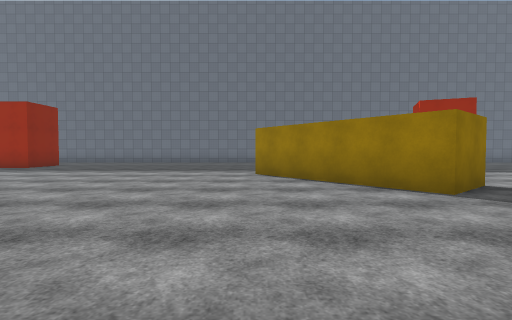
[1] (above)

24 first-person views from a walk through a 3-D level made in the Unity game engine. The camera is 1.3 m above the floor, tilts 2° down and sees 85° across. The floor is counted in squares, 2 m on a side. Each view is taken from the middle of a square. On the plan, view 1 faces up. The plan holds only what a view shows up to about 9 squares ahead; the rest is blank. The place goes on beyond the plan. The player is left out. Some animated figures are left out. Some surface patterns are stand-ins.

[2]
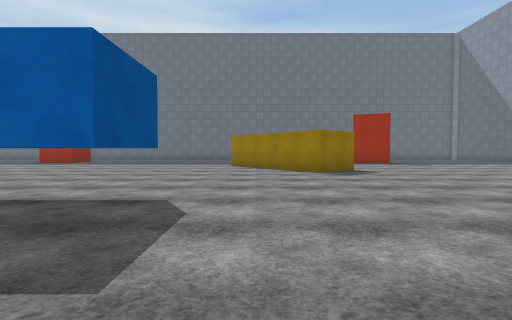

[3]
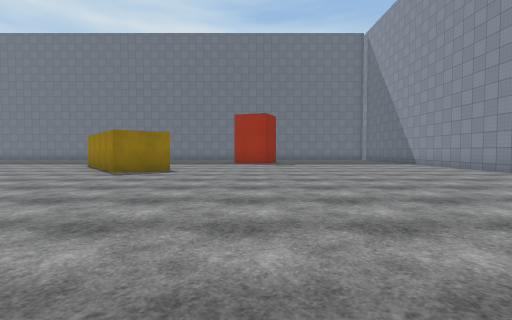

[4]
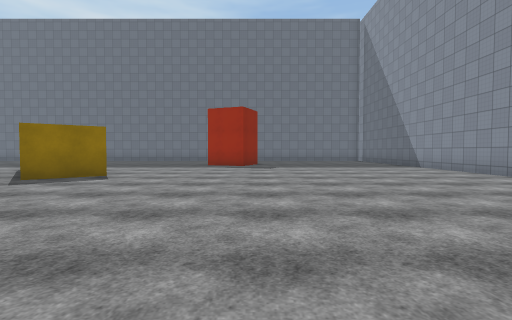

[5]
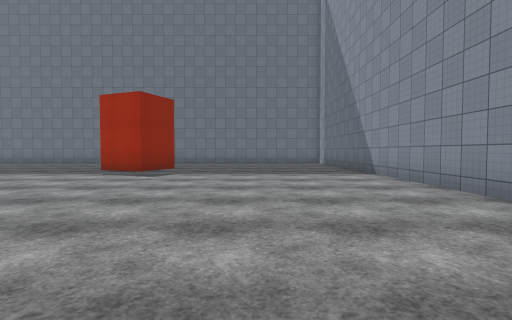

[6]
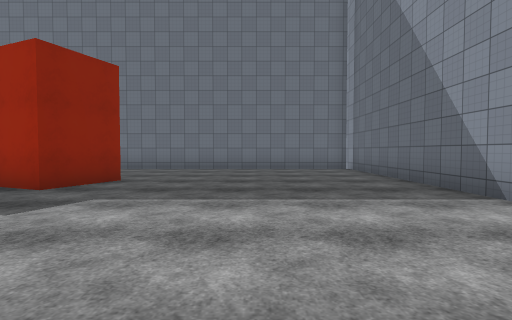

[7]
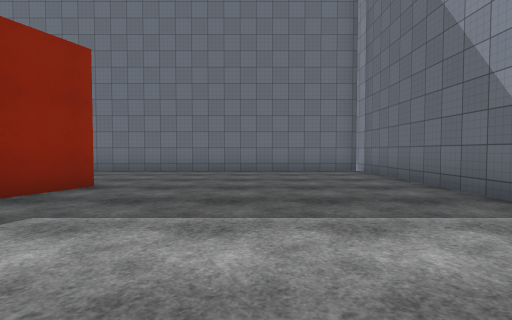

[8]
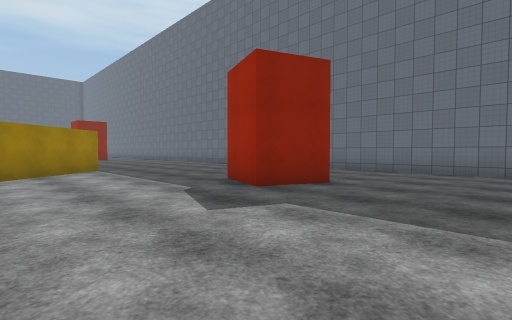

[9]
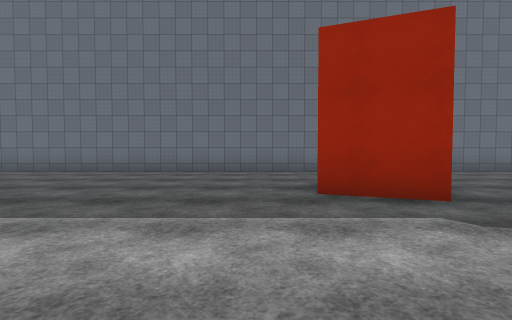

[10]
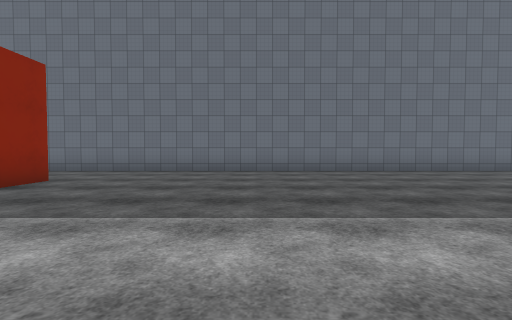

[11]
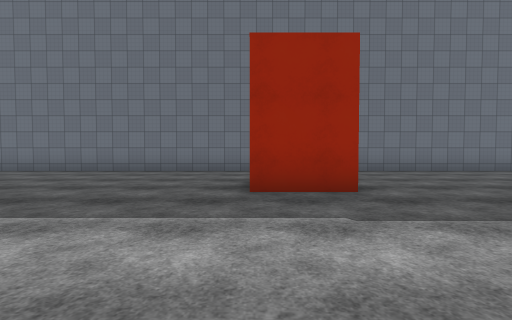

[12]
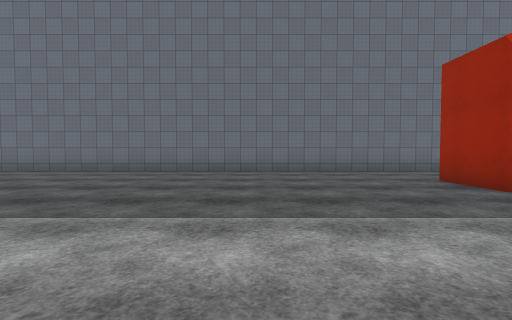

[13]
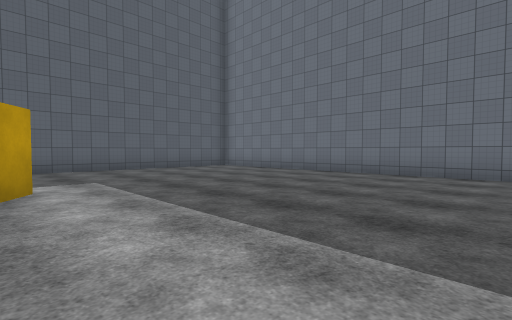

[14]
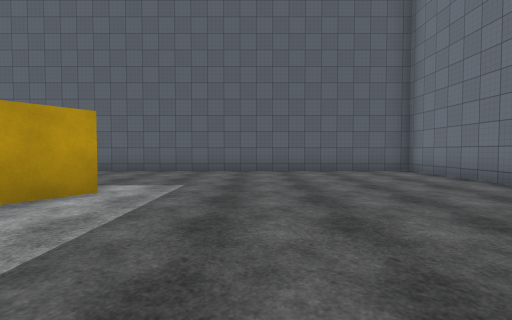

[15]
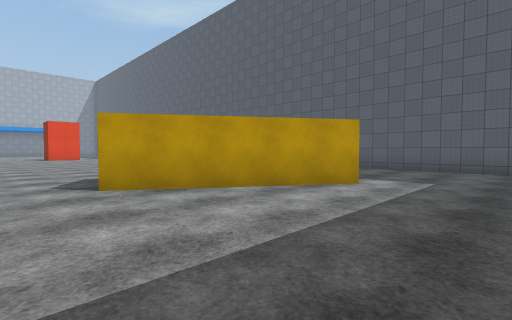

[16]
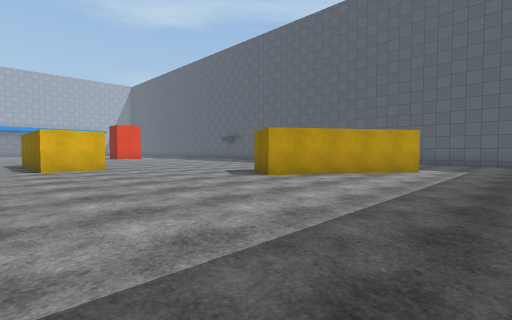

[17]
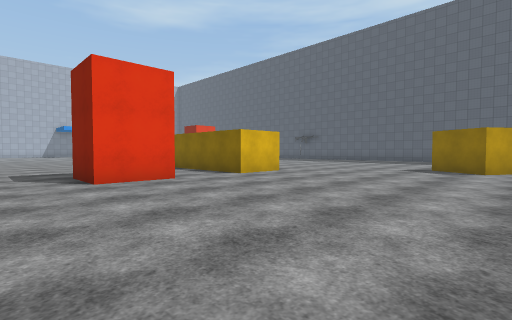

[18]
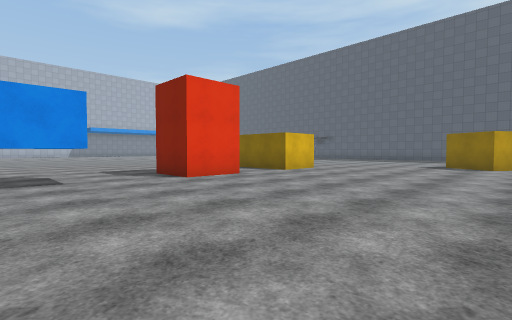

[19]
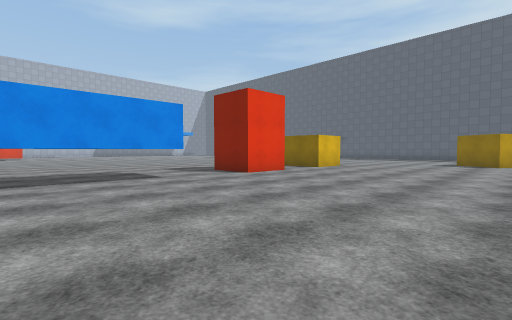

[20]
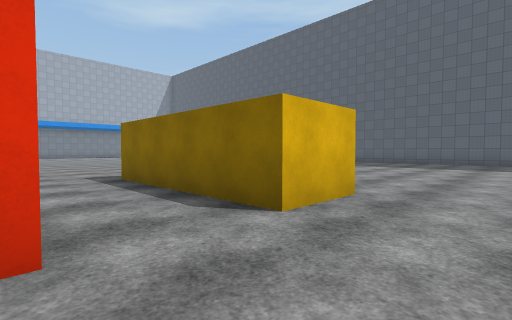

[21]
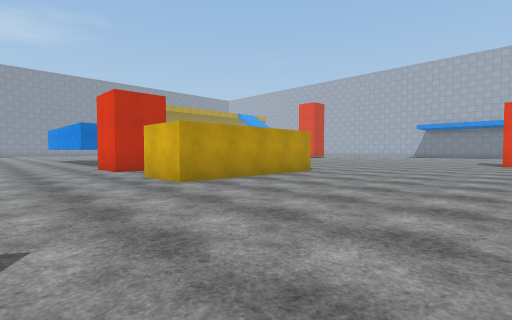

[22]
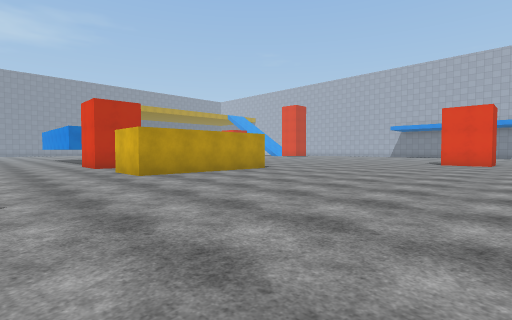

[23]
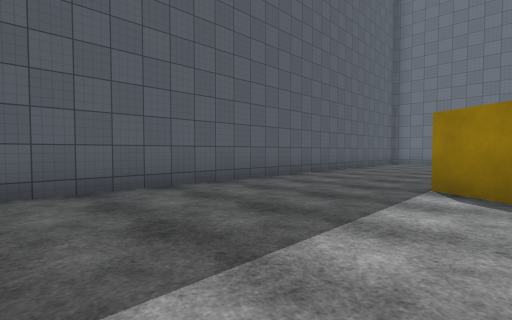

[24]
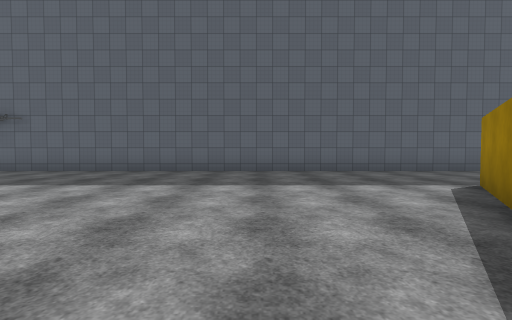

### Floor plan
Key: @ floor where view 1 was taken; # wall or solid block; . floor; T thing the floor can be seen under or through.
Columns run from 26 left of view 1 to 15 right of it. Each row starts with its distance up from view 1.
 15 ##########################################
 14 #........................................#
 13 #........................................#
 12 #...............##.......................#
 11 #...............##...............##......#
 10 #...............................##.......#
  9 #........................................#
  8 #.........................###............#
  7 #....#............  .......##............#
  6 #...####....................##...........#
  5 #.....###...................###..........#
  4 #...... #................................#
  3 #.......................................
  2 #.......................................
  1 #......................................
  0 #..........##..##..TTTT  #@...........
 -1 #..........##..##..      #...........
 -2 #..........##..........  ..... .....
 -3 #..........##.. .......   ...   ...
 -4 #..........##.. ......     .     .
 -5 #.  .......  ..
 -6 #   ......  ...
 -7      ....   ...
 -8              ..

Where each view was taken, in squares from view 1:
view 1: 0 up, 0 right, facing up
view 2: 4 down, 1 right, facing up
view 3: 4 down, 7 right, facing up
view 4: 2 down, 8 right, facing up
view 5: 1 up, 11 right, facing up
view 6: 5 up, 11 right, facing up
view 7: 6 up, 11 right, facing up
view 8: 6 up, 11 right, facing up-left
view 9: 6 up, 5 right, facing up
view 10: 6 up, 4 left, facing up
view 11: 6 up, 10 left, facing up
view 12: 6 up, 14 left, facing up
view 13: 7 up, 16 left, facing up-left
view 14: 10 up, 17 left, facing left
view 15: 10 up, 16 left, facing down-left
view 16: 10 up, 12 left, facing down-left
view 17: 6 up, 8 left, facing down-left
view 18: 6 up, 6 left, facing down-left
view 19: 6 up, 4 left, facing down-left
view 20: 2 up, 11 left, facing down-left
view 21: 3 up, 20 left, facing down-right
view 22: 3 up, 22 left, facing down-right
view 23: 1 up, 21 left, facing up-left
view 24: 2 up, 17 left, facing left
